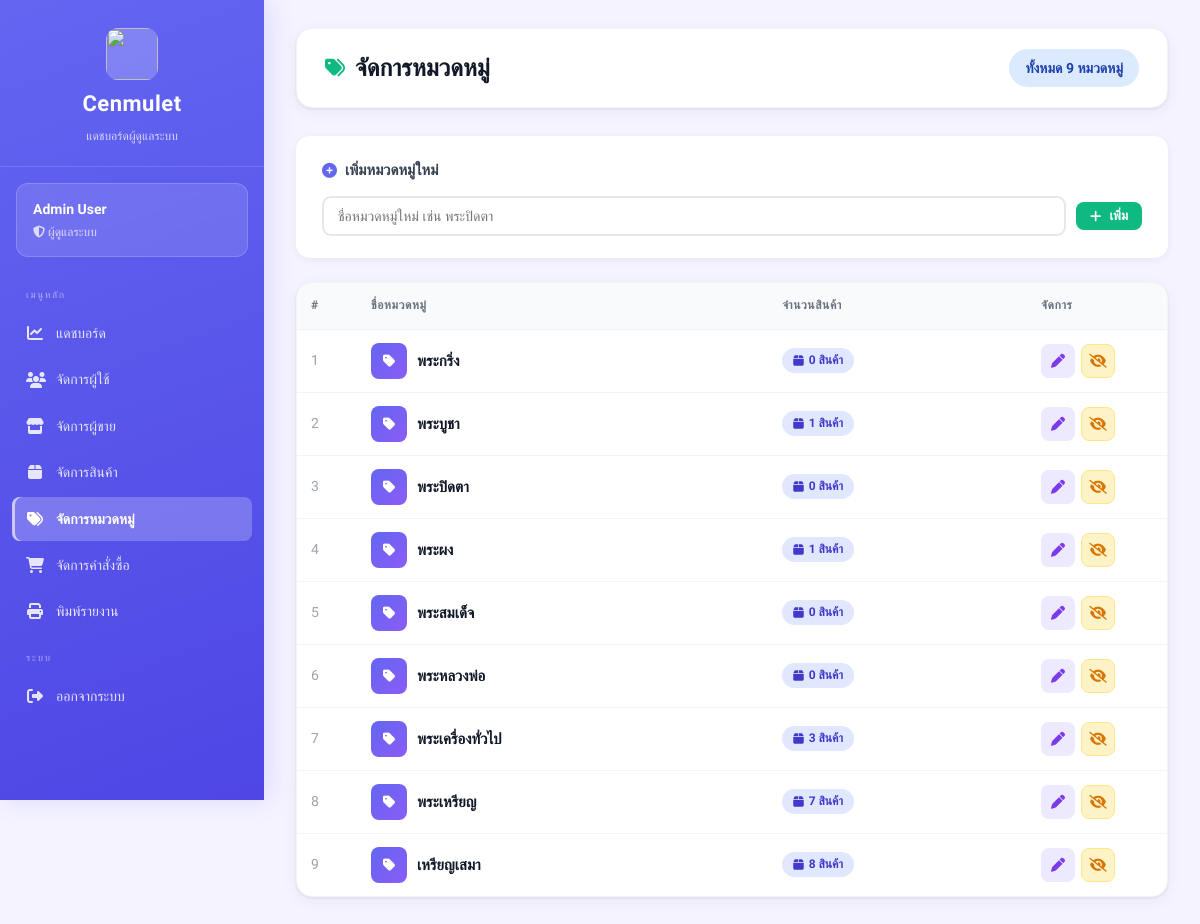
The page /views/admin/categories.php (signed in) on the database as committed earlier.
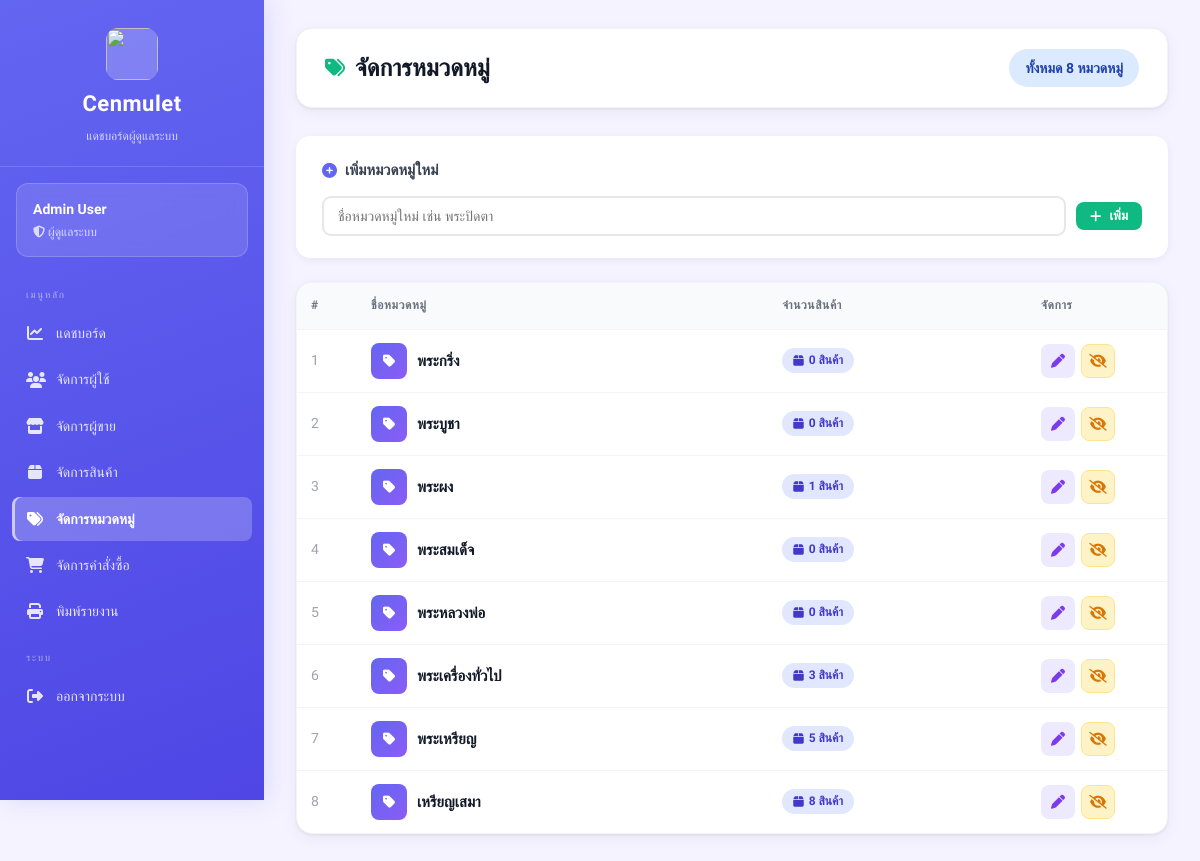
The same page on the database as committed later.
### tables this page shows
CREATE TABLE categories (
    id INTEGER PRIMARY KEY AUTOINCREMENT,
    category_name TEXT
, is_hidden INTEGER DEFAULT 0);

### views/admin/categories.php (the view, shortened to what this page needs)
<?php
require_once __DIR__ . "/../../config/db.php";
$categories = $db->query("
    SELECT c.id, c.category_name, COALESCE(c.is_hidden, 0) as is_hidden,
           COUNT(a.id) as product_count
    FROM categories c
    LEFT JOIN amulets a ON c.id = a.categoryId
    GROUP BY c.id
    ORDER BY c.category_name ASC
")->fetchAll(PDO::FETCH_ASSOC);
$total = count($categories);
?>
<!DOCTYPE html>
<html lang="th">
<head>
    <link rel="stylesheet" href="/public/css/dashboard.css">
    <link rel="stylesheet" href="https://cdnjs.cloudflare.com/ajax/libs/font-awesome/6.5.1/css/all.min.css">
</head>
<body class="admin">
<div class="dashboard-container">
<?php include __DIR__ . '/_sidebar.php'; ?>
<main class="main-content">
    <div class="top-bar">
        <h1><i class="fa-solid fa-tags"></i> จัดการหมวดหมู่</h1>
        <span class="badge badge-info" style="font-size:14px;padding:8px 16px">
            ทั้งหมด <?php echo $total; ?> หมวดหมู่
        </span>
    </div>
    <div class="cat-form-card">
        <h3><i class="fa-solid fa-plus-circle"></i> เพิ่มหมวดหมู่ใหม่</h3>
        <form action="/admin/category_action.php" method="POST">
            <div class="cat-input-row">
                <input type="text" name="category_name" id="newCategoryName"
                       placeholder="ชื่อหมวดหมู่ใหม่ เช่น พระปิดตา" required maxlength="100"
                       autocomplete="off">
                <button type="submit" class="btn btn-primary btn-sm" style="white-space:nowrap">
                    <i class="fa-solid fa-plus"></i> เพิ่ม
                </button>
            </div>
        </form>
    </div>
    <div class="card">
        <div class="table-wrapper">
        <?php if (count($categories) > 0): ?>
        <table id="catTable">
            <thead>
                <tr>
                    <th style="width:60px">#</th>
                    <th>ชื่อหมวดหมู่</th>
                    <th>จำนวนสินค้า</th>
                    <th style="width:140px">จัดการ</th>
                </tr>
            </thead>
            <tbody>
            <?php foreach ($categories as $i => $c): ?>
            <tr id="row-<?php echo $c['id']; ?>" class="<?php echo $c['is_hidden'] ? 'cat-hidden' : ''; ?>">
                <td style="color:#9ca3af"><?php echo $i + 1; ?></td>
                <td>
                    <div id="view-<?php echo $c['id']; ?>"
                         style="display:flex;align-items:center;gap:10px">
                        <div style="width:36px;height:36px;border-radius:8px;background:<?php echo $c['is_hidden'] ? '#e5e7eb' : 'linear-gradient(135deg,#6366f1,#8b5cf6)'; ?>;display:flex;align-items:center;justify-content:center;color:<?php echo $c['is_hidden'] ? '#9ca3af' : '#fff'; ?>;flex-shrink:0">
                            <i class="fa-solid <?php echo $c['is_hidden'] ? 'fa-eye-slash' : 'fa-tag'; ?>"></i>
                        </div>
                        <strong style="font-size:15px"><?php echo htmlspecialchars($c['category_name']); ?></strong>
                    </div>
                </td>
                <td>
                    <span class="cat-count-chip">
                        <i class="fa-solid fa-box"></i>
                        <?php echo number_format($c['product_count']); ?> สินค้า
                    </span>
                </td>
                <td>
                    <div id="viewBtns-<?php echo $c['id']; ?>" style="display:flex;gap:6px">
                        <button class="btn-icon edit-cat" title="แก้ไข"
                                onclick="startEdit(<?php echo $c['id']; ?>)">
                            <i class="fa-solid fa-pen"></i>
                        </button>
                        <form action="/admin/category_action.php" method="POST">
                            <?php if ($c['is_hidden']): ?>
                            <button type="submit" class="btn-icon show-cat" title="แสดงหมวดหมู่">
                                <i class="fa-solid fa-eye"></i>
                            </button>
                            <?php else: ?>
                            <button type="submit" class="btn-icon hide-cat" title="ซ่อนหมวดหมู่">
                                <i class="fa-solid fa-eye-slash"></i>
                            </button>
                            <?php endif; ?>
                        </form>
                    </div>
                </td>
            </tr>
            <?php endforeach; ?>
            </tbody>
        </table>
        <?php endif; ?>
        </div>
    </div>
</main>
</div>
</body>
</html>

Rows that differ between the two databases and show on the page:
removed categories: category_name "พระปิดตา", product_count "0"
changed categories "พระบูชา": product_count "1" → "0"
changed categories "พระเหรียญ": product_count "7" → "5"
Other text that changed with them:
$total: "9" → "8"
